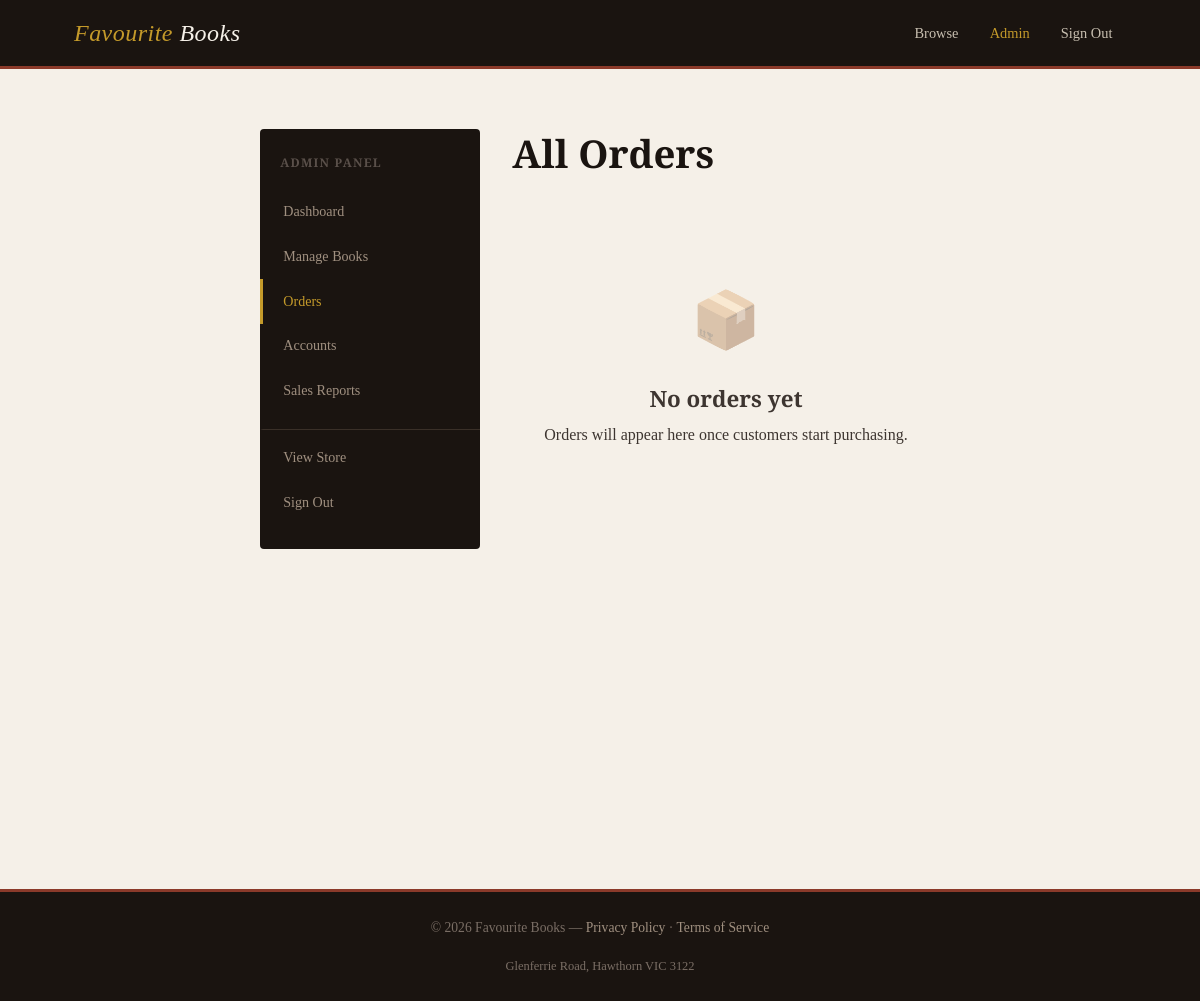
Page /admin/orders (signed in) on the earlier database version.
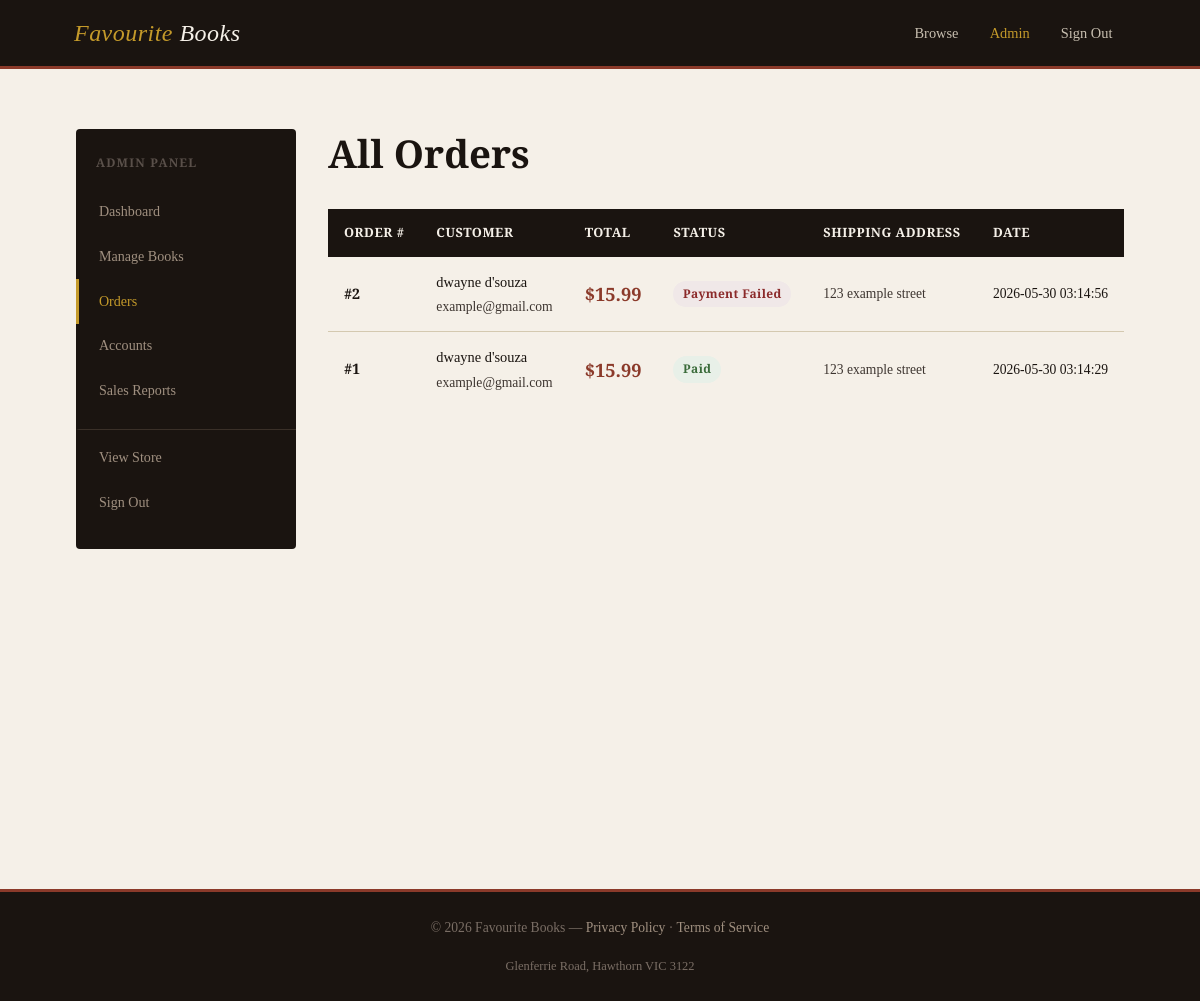
Same page on the later database version.
### tables this page shows
CREATE TABLE orders (
                id INTEGER PRIMARY KEY AUTOINCREMENT,
                account_id INTEGER NOT NULL,
                total_price REAL NOT NULL,
                status TEXT NOT NULL DEFAULT 'pending',
                created_at TIMESTAMP DEFAULT CURRENT_TIMESTAMP,
                shipping_address TEXT NOT NULL,
                FOREIGN KEY (account_id) REFERENCES accounts(id)
            );

CREATE TABLE accounts (
                id INTEGER PRIMARY KEY AUTOINCREMENT,
                name TEXT NOT NULL,
                email TEXT NOT NULL UNIQUE,
                password TEXT NOT NULL,
                phone TEXT,
                address TEXT,
                role TEXT NOT NULL DEFAULT 'customer'
            );

### app.py (the view)
@app.route("/admin/orders")
@admin_required
def admin_orders():
    orders = Order.get_all()
    return render_template("admin/orders.html", orders=orders)

### app.py (called while the page is built)
def admin_required(f):
    @wraps(f)
    def decorated(*args, **kwargs):
        if "account_id" not in session:
            flash("Please log in to access this page.", "warning")
            return redirect(url_for("login"))
        if session.get("role") != "admin":
            flash("Administrator access required.", "danger")
            return redirect(url_for("index"))
        return f(*args, **kwargs)
    return decorated

### models/database.py (called while the page is built)
    def __new__(cls):
        if cls._instance is None:
            cls._instance = super().__new__(cls)
            cls._instance._connection = None
        return cls._instance

    def get_connection(self):
        if self._connection is None:
            self._connection = sqlite3.connect(self._db_path, check_same_thread=False)
            self._connection.row_factory = sqlite3.Row
            self._connection.execute("PRAGMA foreign_keys = ON")
        return self._connection

    def fetchall(self, query, params=()):
        conn = self.get_connection()
        cursor = conn.cursor()
        cursor.execute(query, params)
        return cursor.fetchall()

### templates/admin/orders.html (shortened to what this page needs)
{% extends "admin/base_admin.html" %}
{% block admin_content %}
<h1 style="margin-bottom: 2rem;">All Orders</h1>
{% if orders %}
  <div class="table-wrap">
    <table>
      <thead>
        <tr>
          <th>Order #</th>
          <th>Customer</th>
          <th>Total</th>
          <th>Status</th>
          <th>Shipping Address</th>
          <th>Date</th>
        </tr>
      </thead>
      <tbody>
        {% for order in orders %}
          <tr>
            <td><strong>#{{ order.id }}</strong></td>
            <td>
              {{ order.customer_name }}<br>
              <span class="text-muted text-small">{{ order.customer_email }}</span>
            </td>
            <td class="price">${{ "%.2f"|format(order.total_price) }}</td>
            <td>
              {% if order.status == 'paid' %}
                <span class="badge badge-paid">Paid</span>
              {% elif order.status == 'payment_failed' %}
                <span class="badge badge-failed">Payment Failed</span>
              {% else %}
                <span class="badge badge-pending">{{ order.status|capitalize }}</span>
              {% endif %}
            </td>
            <td class="text-small text-muted">{{ order.shipping_address }}</td>
            <td class="text-small">{{ order.created_at }}</td>
          </tr>
        {% endfor %}
      </tbody>
    </table>
  </div>
{% else %}
  <div class="empty-state">
    <div class="empty-icon">📦</div>
    <h3>No orders yet</h3>
    <p>Orders will appear here once customers start purchasing.</p>
  </div>
{% endif %}
{% endblock %}

Differences in the rows shown:
added orders: id "2", customer_name "dwayne d'souza", customer_email "example@gmail.com", total_price "15.99", status "Payment Failed", shipping_address "123 example street", created_at "2026-05-30 03:14:56"
added orders: id "1", customer_name "dwayne d'souza", customer_email "example@gmail.com", total_price "15.99", status "Paid", shipping_address "123 example street", created_at "2026-05-30 03:14:29"
Other differences:
text no longer shown: "📦 No orders yet Orders will appear here once customers start purchasing."
text now shown: "ORDER # CUSTOMER TOTAL STATUS SHIPPING ADDRESS DATE"
